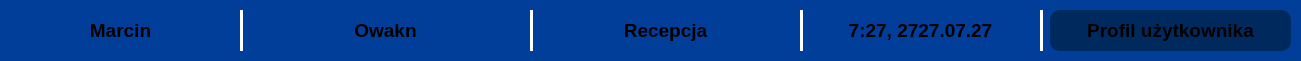
     <widget class="QFrame" name="frame_48">
      <property name="geometry">
       <rect>
        <x>30</x>
        <y>150</y>
        <width>1301</width>
        <height>61</height>
       </rect>
      </property>
      <property name="styleSheet">
       <string notr="true">background-color: rgb(0, 62, 154);
border-radius: 10px;</string>
      </property>
      <property name="frameShape">
       <enum>QFrame::Shape::StyledPanel</enum>
      </property>
      <property name="frameShadow">
       <enum>QFrame::Shadow::Raised</enum>
      </property>
      <widget class="Line" name="line_42">
       <property name="geometry">
        <rect>
         <x>530</x>
         <y>10</y>
         <width>3</width>
         <height>41</height>
        </rect>
       </property>
       <property name="styleSheet">
        <string notr="true">background-color: white;</string>
       </property>
       <property name="orientation">
        <enum>Qt::Orientation::Vertical</enum>
       </property>
      </widget>
      <widget class="Line" name="line_43">
       <property name="geometry">
        <rect>
         <x>1040</x>
         <y>10</y>
         <width>3</width>
         <height>41</height>
        </rect>
       </property>
       <property name="styleSheet">
        <string notr="true">background-color: white;</string>
       </property>
       <property name="orientation">
        <enum>Qt::Orientation::Vertical</enum>
       </property>
      </widget>
      <widget class="QLabel" name="label_65">
       <property name="geometry">
        <rect>
         <x>540</x>
         <y>10</y>
         <width>251</width>
         <height>41</height>
        </rect>
       </property>
       <property name="font">
        <font>
         <pointsize>14</pointsize>
         <bold>true</bold>
        </font>
       </property>
       <property name="layoutDirection">
        <enum>Qt::LayoutDirection::LeftToRight</enum>
       </property>
       <property name="styleSheet">
        <string notr="true"/>
       </property>
       <property name="text">
        <string>Administrator</string>
       </property>
       <property name="textFormat">
        <enum>Qt::TextFormat::RichText</enum>
       </property>
       <property name="alignment">
        <set>Qt::AlignmentFlag::AlignCenter</set>
       </property>
      </widget>
      <widget class="QLabel" name="label_66">
       <property name="geometry">
        <rect>
         <x>10</x>
         <y>10</y>
         <width>221</width>
         <height>41</height>
        </rect>
       </property>
       <property name="font">
        <font>
         <pointsize>14</pointsize>
         <bold>true</bold>
        </font>
       </property>
       <property name="layoutDirection">
        <enum>Qt::LayoutDirection::LeftToRight</enum>
       </property>
       <property name="styleSheet">
        <string notr="true"/>
       </property>
       <property name="text">
        <string>Jan</string>
       </property>
       <property name="textFormat">
        <enum>Qt::TextFormat::RichText</enum>
       </property>
       <property name="alignment">
        <set>Qt::AlignmentFlag::AlignCenter</set>
       </property>
      </widget>
      <widget class="QFrame" name="frame_49">
       <property name="geometry">
        <rect>
         <x>1050</x>
         <y>10</y>
         <width>241</width>
         <height>41</height>
        </rect>
       </property>
       <property name="styleSheet">
        <string notr="true">background-color: rgb(0, 41, 94);
border-radius: 10px;</string>
       </property>
       <property name="frameShape">
        <enum>QFrame::Shape::StyledPanel</enum>
       </property>
       <property name="frameShadow">
        <enum>QFrame::Shadow::Raised</enum>
       </property>
       <widget class="QFrame" name="frame_50">
        <property name="geometry">
         <rect>
          <x>270</x>
          <y>60</y>
          <width>841</width>
          <height>61</height>
         </rect>
        </property>
        <property name="styleSheet">
         <string notr="true">background-color: rgb(0, 62, 154);
border-radius: 10px;</string>
        </property>
        <property name="frameShape">
         <enum>QFrame::Shape::StyledPanel</enum>
        </property>
        <property name="frameShadow">
         <enum>QFrame::Shadow::Raised</enum>
        </property>
       </widget>
       <widget class="QLabel" name="label_67">
        <property name="geometry">
         <rect>
          <x>10</x>
          <y>0</y>
          <width>221</width>
          <height>41</height>
         </rect>
        </property>
        <property name="font">
         <font>
          <pointsize>14</pointsize>
          <bold>true</bold>
         </font>
        </property>
        <property name="layoutDirection">
         <enum>Qt::LayoutDirection::LeftToRight</enum>
        </property>
        <property name="styleSheet">
         <string notr="true"/>
        </property>
        <property name="text">
         <string>Profil użytkownika</string>
        </property>
        <property name="textFormat">
         <enum>Qt::TextFormat::RichText</enum>
        </property>
        <property name="alignment">
         <set>Qt::AlignmentFlag::AlignCenter</set>
        </property>
       </widget>
      </widget>
      <widget class="Line" name="line_44">
       <property name="geometry">
        <rect>
         <x>240</x>
         <y>10</y>
         <width>3</width>
         <height>41</height>
        </rect>
       </property>
       <property name="styleSheet">
        <string notr="true">background-color: white;</string>
       </property>
       <property name="orientation">
        <enum>Qt::Orientation::Vertical</enum>
       </property>
      </widget>
      <widget class="QLabel" name="label_68">
       <property name="geometry">
        <rect>
         <x>810</x>
         <y>10</y>
         <width>221</width>
         <height>41</height>
        </rect>
       </property>
       <property name="font">
        <font>
         <pointsize>14</pointsize>
         <bold>true</bold>
        </font>
       </property>
       <property name="layoutDirection">
        <enum>Qt::LayoutDirection::LeftToRight</enum>
       </property>
       <property name="styleSheet">
        <string notr="true"/>
       </property>
       <property name="text">
        <string>7:27, 2727.07.27</string>
       </property>
       <property name="textFormat">
        <enum>Qt::TextFormat::RichText</enum>
       </property>
       <property name="alignment">
        <set>Qt::AlignmentFlag::AlignCenter</set>
       </property>
      </widget>
      <widget class="QLabel" name="label_69">
       <property name="geometry">
        <rect>
         <x>260</x>
         <y>10</y>
         <width>251</width>
         <height>41</height>
        </rect>
       </property>
       <property name="font">
        <font>
         <pointsize>14</pointsize>
         <bold>true</bold>
        </font>
       </property>
       <property name="layoutDirection">
        <enum>Qt::LayoutDirection::LeftToRight</enum>
       </property>
       <property name="styleSheet">
        <string notr="true"/>
       </property>
       <property name="text">
        <string>Nowak</string>
       </property>
       <property name="textFormat">
        <enum>Qt::TextFormat::RichText</enum>
       </property>
       <property name="alignment">
        <set>Qt::AlignmentFlag::AlignCenter</set>
       </property>
      </widget>
      <widget class="Line" name="line_45">
       <property name="geometry">
        <rect>
         <x>800</x>
         <y>10</y>
         <width>3</width>
         <height>41</height>
        </rect>
       </property>
       <property name="styleSheet">
        <string notr="true">background-color: white;</string>
       </property>
       <property name="orientation">
        <enum>Qt::Orientation::Vertical</enum>
       </property>
      </widget>
      <widget class="QFrame" name="frame_51">
       <property name="geometry">
        <rect>
         <x>0</x>
         <y>0</y>
         <width>1301</width>
         <height>61</height>
        </rect>
       </property>
       <property name="styleSheet">
        <string notr="true">background-color: rgb(0, 62, 154);
border-radius: 10px;</string>
       </property>
       <property name="frameShape">
        <enum>QFrame::Shape::StyledPanel</enum>
       </property>
       <property name="frameShadow">
        <enum>QFrame::Shadow::Raised</enum>
       </property>
       <widget class="Line" name="line_46">
        <property name="geometry">
         <rect>
          <x>530</x>
          <y>10</y>
          <width>3</width>
          <height>41</height>
         </rect>
        </property>
        <property name="styleSheet">
         <string notr="true">background-color: white;</string>
        </property>
        <property name="orientation">
         <enum>Qt::Orientation::Vertical</enum>
        </property>
       </widget>
       <widget class="Line" name="line_47">
        <property name="geometry">
         <rect>
          <x>1040</x>
          <y>10</y>
          <width>3</width>
          <height>41</height>
         </rect>
        </property>
        <property name="styleSheet">
         <string notr="true">background-color: white;</string>
        </property>
        <property name="orientation">
         <enum>Qt::Orientation::Vertical</enum>
        </property>
       </widget>
       <widget class="QLabel" name="label_70">
        <property name="geometry">
         <rect>
          <x>540</x>
          <y>10</y>
          <width>251</width>
          <height>41</height>
         </rect>
        </property>
        <property name="font">
         <font>
          <pointsize>14</pointsize>
          <bold>true</bold>
         </font>
        </property>
        <property name="layoutDirection">
         <enum>Qt::LayoutDirection::LeftToRight</enum>
        </property>
        <property name="styleSheet">
         <string notr="true"/>
        </property>
        <property name="text">
         <string>Recepcja</string>
        </property>
        <property name="textFormat">
         <enum>Qt::TextFormat::RichText</enum>
        </property>
        <property name="alignment">
         <set>Qt::AlignmentFlag::AlignCenter</set>
        </property>
       </widget>
       <widget class="QLabel" name="label_71">
        <property name="geometry">
         <rect>
          <x>10</x>
          <y>10</y>
          <width>221</width>
          <height>41</height>
         </rect>
        </property>
        <property name="font">
         <font>
          <pointsize>14</pointsize>
          <bold>true</bold>
         </font>
        </property>
        <property name="layoutDirection">
         <enum>Qt::LayoutDirection::LeftToRight</enum>
        </property>
        <property name="styleSheet">
         <string notr="true"/>
        </property>
        <property name="text">
         <string>Marcin</string>
        </property>
        <property name="textFormat">
         <enum>Qt::TextFormat::RichText</enum>
        </property>
        <property name="alignment">
         <set>Qt::AlignmentFlag::AlignCenter</set>
        </property>
       </widget>
       <widget class="QFrame" name="frame_52">
        <property name="geometry">
         <rect>
          <x>1050</x>
          <y>10</y>
          <width>241</width>
          <height>41</height>
         </rect>
        </property>
        <property name="styleSheet">
         <string notr="true">background-color: rgb(0, 41, 94);
border-radius: 10px;</string>
        </property>
        <property name="frameShape">
         <enum>QFrame::Shape::StyledPanel</enum>
        </property>
        <property name="frameShadow">
         <enum>QFrame::Shadow::Raised</enum>
        </property>
        <widget class="QFrame" name="frame_53">
         <property name="geometry">
          <rect>
           <x>270</x>
           <y>60</y>
           <width>841</width>
           <height>61</height>
          </rect>
         </property>
         <property name="styleSheet">
          <string notr="true">background-color: rgb(0, 62, 154);
border-radius: 10px;</string>
         </property>
         <property name="frameShape">
          <enum>QFrame::Shape::StyledPanel</enum>
         </property>
         <property name="frameShadow">
          <enum>QFrame::Shadow::Raised</enum>
         </property>
        </widget>
        <widget class="QLabel" name="label_72">
         <property name="geometry">
          <rect>
           <x>10</x>
           <y>0</y>
           <width>221</width>
           <height>41</height>
          </rect>
         </property>
         <property name="font">
          <font>
           <pointsize>14</pointsize>
           <bold>true</bold>
          </font>
         </property>
         <property name="layoutDirection">
          <enum>Qt::LayoutDirection::LeftToRight</enum>
         </property>
         <property name="styleSheet">
          <string notr="true"/>
         </property>
         <property name="text">
          <string>Profil użytkownika</string>
         </property>
         <property name="textFormat">
          <enum>Qt::TextFormat::RichText</enum>
         </property>
         <property name="alignment">
          <set>Qt::AlignmentFlag::AlignCenter</set>
         </property>
        </widget>
       </widget>
       <widget class="Line" name="line_48">
        <property name="geometry">
         <rect>
          <x>240</x>
          <y>10</y>
          <width>3</width>
          <height>41</height>
         </rect>
        </property>
        <property name="styleSheet">
         <string notr="true">background-color: white;</string>
        </property>
        <property name="orientation">
         <enum>Qt::Orientation::Vertical</enum>
        </property>
       </widget>
       <widget class="QLabel" name="label_73">
        <property name="geometry">
         <rect>
          <x>810</x>
          <y>10</y>
          <width>221</width>
          <height>41</height>
         </rect>
        </property>
        <property name="font">
         <font>
          <pointsize>14</pointsize>
          <bold>true</bold>
         </font>
        </property>
        <property name="layoutDirection">
         <enum>Qt::LayoutDirection::LeftToRight</enum>
        </property>
        <property name="styleSheet">
         <string notr="true"/>
        </property>
        <property name="text">
         <string>7:27, 2727.07.27</string>
        </property>
        <property name="textFormat">
         <enum>Qt::TextFormat::RichText</enum>
        </property>
        <property name="alignment">
         <set>Qt::AlignmentFlag::AlignCenter</set>
        </property>
       </widget>
       <widget class="QLabel" name="label_74">
        <property name="geometry">
         <rect>
          <x>260</x>
          <y>10</y>
          <width>251</width>
          <height>41</height>
         </rect>
        </property>
        <property name="font">
         <font>
          <pointsize>14</pointsize>
          <bold>true</bold>
         </font>
        </property>
        <property name="layoutDirection">
         <enum>Qt::LayoutDirection::LeftToRight</enum>
        </property>
        <property name="styleSheet">
         <string notr="true"/>
        </property>
        <property name="text">
         <string>Owakn</string>
        </property>
        <property name="textFormat">
         <enum>Qt::TextFormat::RichText</enum>
        </property>
        <property name="alignment">
         <set>Qt::AlignmentFlag::AlignCenter</set>
        </property>
       </widget>
       <widget class="Line" name="line_49">
        <property name="geometry">
         <rect>
          <x>800</x>
          <y>10</y>
          <width>3</width>
          <height>41</height>
         </rect>
        </property>
        <property name="styleSheet">
         <string notr="true">background-color: white;</string>
        </property>
        <property name="orientation">
         <enum>Qt::Orientation::Vertical</enum>
        </property>
       </widget>
       <widget class="QFrame" name="frame_54">
        <property name="geometry">
         <rect>
          <x>760</x>
          <y>60</y>
          <width>1301</width>
          <height>61</height>
         </rect>
        </property>
        <property name="styleSheet">
         <string notr="true">background-color: rgb(0, 62, 154);
border-radius: 10px;</string>
        </property>
        <property name="frameShape">
         <enum>QFrame::Shape::StyledPanel</enum>
        </property>
        <property name="frameShadow">
         <enum>QFrame::Shadow::Raised</enum>
        </property>
        <widget class="Line" name="line_50">
         <property name="geometry">
          <rect>
           <x>530</x>
           <y>10</y>
           <width>3</width>
           <height>41</height>
          </rect>
         </property>
         <property name="styleSheet">
          <string notr="true">background-color: white;</string>
         </property>
         <property name="orientation">
          <enum>Qt::Orientation::Vertical</enum>
         </property>
        </widget>
        <widget class="Line" name="line_51">
         <property name="geometry">
          <rect>
           <x>1040</x>
           <y>10</y>
           <width>3</width>
           <height>41</height>
          </rect>
         </property>
         <property name="styleSheet">
          <string notr="true">background-color: white;</string>
         </property>
         <property name="orientation">
          <enum>Qt::Orientation::Vertical</enum>
         </property>
        </widget>
        <widget class="QLabel" name="label_75">
         <property name="geometry">
          <rect>
           <x>540</x>
           <y>10</y>
           <width>251</width>
           <height>41</height>
          </rect>
         </property>
         <property name="font">
          <font>
           <pointsize>14</pointsize>
           <bold>true</bold>
          </font>
         </property>
         <property name="layoutDirection">
          <enum>Qt::LayoutDirection::LeftToRight</enum>
         </property>
         <property name="styleSheet">
          <string notr="true"/>
         </property>
         <property name="text">
          <string>Administrator</string>
         </property>
         <property name="textFormat">
          <enum>Qt::TextFormat::RichText</enum>
         </property>
         <property name="alignment">
          <set>Qt::AlignmentFlag::AlignCenter</set>
         </property>
        </widget>
        <widget class="QLabel" name="label_76">
         <property name="geometry">
          <rect>
           <x>10</x>
           <y>10</y>
           <width>221</width>
           <height>41</height>
          </rect>
         </property>
         <property name="font">
          <font>
           <pointsize>14</pointsize>
           <bold>true</bold>
          </font>
         </property>
         <property name="layoutDirection">
          <enum>Qt::LayoutDirection::LeftToRight</enum>
         </property>
         <property name="styleSheet">
          <string notr="true"/>
         </property>
         <property name="text">
          <string>Jan</string>
         </property>
         <property name="textFormat">
          <enum>Qt::TextFormat::RichText</enum>
         </property>
         <property name="alignment">
          <set>Qt::AlignmentFlag::AlignCenter</set>
         </property>
        </widget>
        <widget class="QFrame" name="frame_55">
         <property name="geometry">
          <rect>
           <x>1050</x>
           <y>10</y>
           <width>241</width>
           <height>41</height>
          </rect>
         </property>
         <property name="styleSheet">
          <string notr="true">background-color: rgb(0, 41, 94);
border-radius: 10px;</string>
         </property>
         <property name="frameShape">
          <enum>QFrame::Shape::StyledPanel</enum>
         </property>
         <property name="frameShadow">
          <enum>QFrame::Shadow::Raised</enum>
         </property>
         <widget class="QFrame" name="frame_56">
          <property name="geometry">
           <rect>
            <x>270</x>
            <y>60</y>
            <width>841</width>
            <height>61</height>
           </rect>
          </property>
          <property name="styleSheet">
           <string notr="true">background-color: rgb(0, 62, 154);
border-radius: 10px;</string>
          </property>
          <property name="frameShape">
           <enum>QFrame::Shape::StyledPanel</enum>
          </property>
          <property name="frameShadow">
           <enum>QFrame::Shadow::Raised</enum>
          </property>
         </widget>
         <widget class="QLabel" name="label_77">
          <property name="geometry">
           <rect>
            <x>10</x>
            <y>0</y>
            <width>221</width>
            <height>41</height>
           </rect>
          </property>
          <property name="font">
           <font>
            <pointsize>14</pointsize>
            <bold>true</bold>
           </font>
          </property>
          <property name="layoutDirection">
           <enum>Qt::LayoutDirection::LeftToRight</enum>
          </property>
          <property name="styleSheet">
           <string notr="true"/>
          </property>
          <property name="text">
           <string>Profil użytkownika</string>
          </property>
          <property name="textFormat">
           <enum>Qt::TextFormat::RichText</enum>
          </property>
          <property name="alignment">
           <set>Qt::AlignmentFlag::AlignCenter</set>
          </property>
         </widget>
        </widget>
        <widget class="Line" name="line_52">
         <property name="geometry">
          <rect>
           <x>240</x>
           <y>10</y>
           <width>3</width>
           <height>41</height>
          </rect>
         </property>
         <property name="styleSheet">
          <string notr="true">background-color: white;</string>
         </property>
         <property name="orientation">
          <enum>Qt::Orientation::Vertical</enum>
         </property>
        </widget>
        <widget class="QLabel" name="label_78">
         <property name="geometry">
          <rect>
           <x>810</x>
           <y>10</y>
           <width>221</width>
           <height>41</height>
          </rect>
         </property>
         <property name="font">
          <font>
           <pointsize>14</pointsize>
           <bold>true</bold>
          </font>
         </property>
         <property name="layoutDirection">
          <enum>Qt::LayoutDirection::LeftToRight</enum>
         </property>
         <property name="styleSheet">
          <string notr="true"/>
         </property>
         <property name="text">
          <string>7:27, 2727.07.27</string>
         </property>
         <property name="textFormat">
          <enum>Qt::TextFormat::RichText</enum>
         </property>
         <property name="alignment">
          <set>Qt::AlignmentFlag::AlignCenter</set>
         </property>
        </widget>
        <widget class="QLabel" name="label_79">
         <property name="geometry">
          <rect>
           <x>260</x>
           <y>10</y>
           <width>251</width>
           <height>41</height>
          </rect>
         </property>
         <property name="font">
          <font>
           <pointsize>14</pointsize>
           <bold>true</bold>
          </font>
         </property>
         <property name="layoutDirection">
          <enum>Qt::LayoutDirection::LeftToRight</enum>
         </property>
         <property name="styleSheet">
          <string notr="true"/>
         </property>
         <property name="text">
          <string>Nowak</string>
         </property>
         <property name="textFormat">
          <enum>Qt::TextFormat::RichText</enum>
         </property>
         <property name="alignment">
          <set>Qt::AlignmentFlag::AlignCenter</set>
         </property>
        </widget>
        <widget class="Line" name="line_53">
         <property name="geometry">
          <rect>
           <x>800</x>
           <y>10</y>
           <width>3</width>
           <height>41</height>
          </rect>
         </property>
         <property name="styleSheet">
          <string notr="true">background-color: white;</string>
         </property>
         <property name="orientation">
          <enum>Qt::Orientation::Vertical</enum>
         </property>
        </widget>
       </widget>
      </widget>
     </widget>
